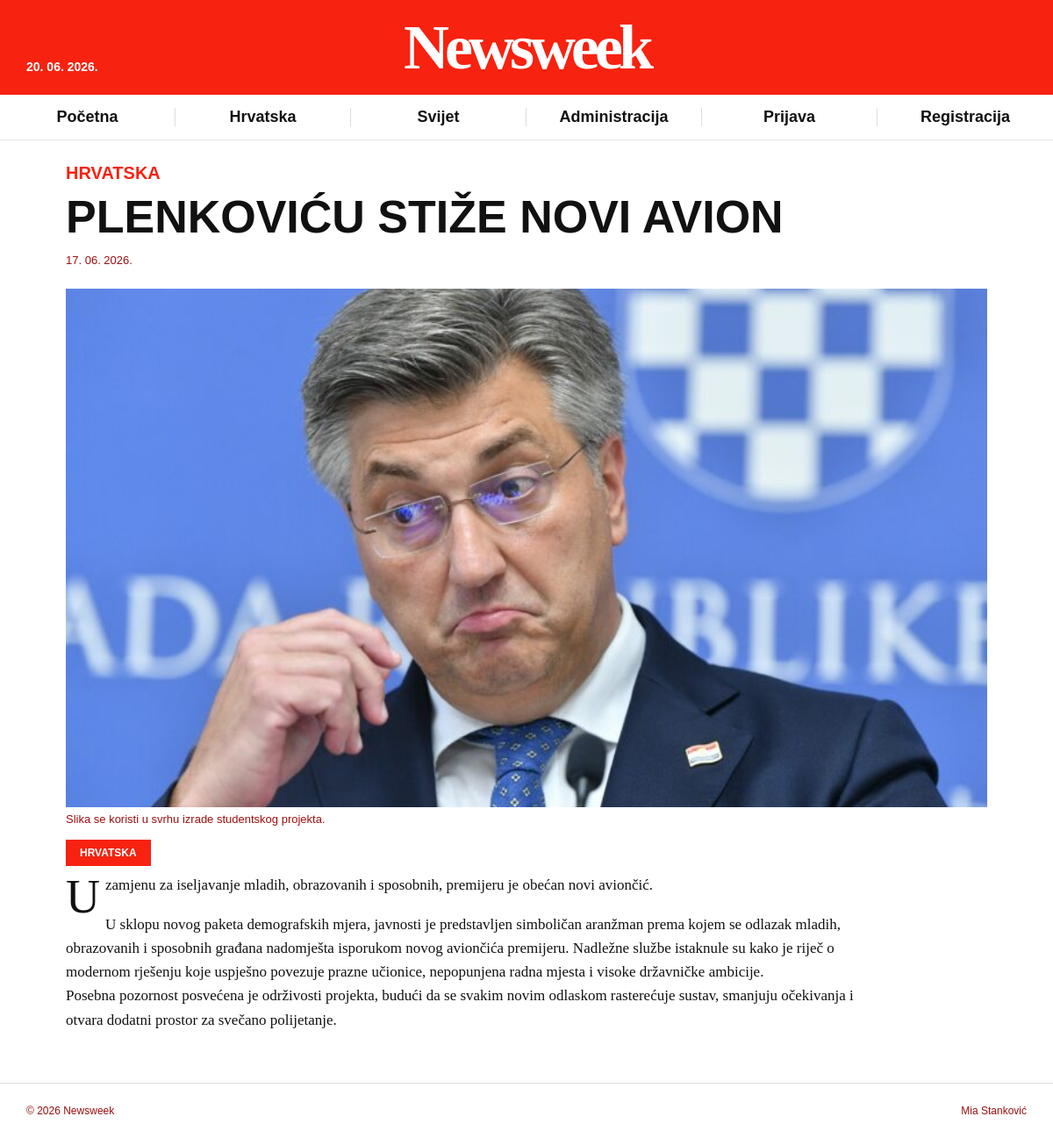
The page /clanak.php?id=3 on the database its author committed.
### tables this page shows
CREATE TABLE kategorije (
    id INT UNSIGNED NOT NULL AUTO_INCREMENT,
    ime VARCHAR(50) NOT NULL,
    PRIMARY KEY (id),
    UNIQUE KEY uq_kategorije_ime (ime)
);

CREATE TABLE vijesti (
    id INT UNSIGNED NOT NULL AUTO_INCREMENT,
    naslov VARCHAR(100) NOT NULL,
    sazetak VARCHAR(255) NOT NULL,
    tekst TEXT NOT NULL,
    slika_url VARCHAR(255) NOT NULL,
    idKategorija INT UNSIGNED NOT NULL,
    arhiva TINYINT(1) NOT NULL DEFAULT 0,
    datum TIMESTAMP NOT NULL DEFAULT CURRENT_TIMESTAMP,
    PRIMARY KEY (id),
    KEY idx_vijesti_kategorija (idKategorija),
    CONSTRAINT fk_vijesti_kategorija
        FOREIGN KEY (idKategorija) REFERENCES kategorije (id)
        ON UPDATE CASCADE ON DELETE RESTRICT
);

### auth.php (called while the page is built, shortened)
<?php
function korisnikJePrijavljen(): bool
{
    return isset($_SESSION['korisnik_id']);
}
        ?>

### clanak.php (the view, shortened to what this page needs)
<?php
require_once 'connect.php';
$articleId = filter_input(INPUT_GET, 'id', FILTER_VALIDATE_INT);
$articleQuery = 'SELECT v.naslov, v.sazetak, v.tekst, v.slika_url, v.datum, k.ime AS kategorija
                 FROM vijesti v
                 JOIN kategorije k ON k.id = v.idKategorija
                 WHERE v.id = ? AND v.arhiva = 0';
$articleStatement = mysqli_prepare($dbc, $articleQuery);
mysqli_stmt_bind_param($articleStatement, 'i', $articleId);
mysqli_stmt_execute($articleStatement);
$articleResult = mysqli_stmt_get_result($articleStatement);
$article = mysqli_fetch_assoc($articleResult);
require 'header.php';
?>
<main class="article-content">
    <article class="article-detail">
        <header class="article-header">
            <p class="article-category"><?= htmlspecialchars($article['kategorija'], ENT_QUOTES, 'UTF-8') ?></p>
            <h1><?= htmlspecialchars($article['naslov'], ENT_QUOTES, 'UTF-8') ?></h1>
            <time datetime="<?= date('Y-m-d', strtotime($article['datum'])) ?>">
                <?= date('d. m. Y.', strtotime($article['datum'])) ?>
            </time>
        </header>
        <figure class="article-figure">
            <img src="<?= htmlspecialchars($article['slika_url'], ENT_QUOTES, 'UTF-8') ?>"
                 alt="<?= htmlspecialchars($article['naslov'], ENT_QUOTES, 'UTF-8') ?>">
            <figcaption>Slika se koristi u svrhu izrade studentskog projekta.</figcaption>
        </figure>
        <p class="category-label"><?= htmlspecialchars($article['kategorija'], ENT_QUOTES, 'UTF-8') ?></p>
        <div class="article-body">
            <p class="lead"><?= htmlspecialchars($article['sazetak'], ENT_QUOTES, 'UTF-8') ?></p>
            <p><?= nl2br(htmlspecialchars($article['tekst'], ENT_QUOTES, 'UTF-8')) ?></p>
        </div>
    </article>
</main>
<?php require 'footer.php'; ?>

### header.php (shortened to what this page needs)
<?php
require_once 'auth.php';
$navigationCategories = mysqli_query($dbc, 'SELECT id, ime FROM kategorije ORDER BY id');
?>
<!DOCTYPE html>
<html lang="hr">
<head>
    <link rel="stylesheet" href="assets/css/style.css">
</head>
<body>
    <div class="site-wrapper">
        <header class="site-header">
            <div class="masthead">
                <time datetime="<?= date('Y-m-d') ?>"><?= date('d. m. Y.') ?></time>
                <a class="logo" href="index.php" aria-label="Newsweek početna stranica">Newsweek</a>
            </div>
            <nav class="main-navigation" aria-label="Glavna navigacija">
                <a href="index.php">Početna</a>
                <?php while ($navigationCategory = mysqli_fetch_assoc($navigationCategories)): ?>
                    <a href="kategorija.php?id=<?= $navigationCategory['id'] ?>">
                        <?= htmlspecialchars($navigationCategory['ime'], ENT_QUOTES, 'UTF-8') ?>
                    </a>
                <?php endwhile; ?>
                <a href="administracija.php">Administracija</a>
                <?php if (korisnikJePrijavljen()): ?>
                    <a href="odjava.php">Odjava</a>
                <?php else: ?>
                    <a href="prijava.php">Prijava</a>
                    <a href="registracija.php">Registracija</a>
                <?php endif; ?>
            </nav>
        </header>

### assets/css/style.css (style rules this page uses)
:root { --newsweek-red: #f72210; --page-background: #f4f5f6; --content-background: #ffffff; --text-color: #111111; --muted-text: #9b0e0e; --border-color: #dddddd; --content-width: 1310px; }
* { box-sizing: border-box; }
body { margin: 0; background: var(--page-background); color: var(--text-color); font-family: Arial, Helvetica, sans-serif; }
img { display: block; max-width: 100%; }
a { color: inherit; }
.site-wrapper { width: min(100%, var(--content-width)); min-height: 100vh; margin: 0 auto; background: var(--content-background); }
.masthead { position: relative; min-height: 94px; padding: 18px 30px; background: var(--newsweek-red); color: #ffffff; }
.masthead time { position: absolute; left: 30px; bottom: 24px; font-size: 14px; font-weight: 700; }
.logo { display: block; width: max-content; margin: 0 auto; color: #ffffff; font-family: Georgia, "Times New Roman", serif; font-size: clamp(52px, 6vw, 74px); font-weight: 900; line-height: 1; letter-spacing: -5px; text-decoration: none; }
.main-navigation { display: grid; grid-template-columns: repeat(auto-fit, minmax(140px, 1fr)); border-bottom: 1px solid #e7e7e7; }
.main-navigation a { margin: 15px 0; border-right: 1px solid var(--border-color); font-family: "Arial Narrow", Arial, sans-serif; font-size: 18px; font-weight: 700; text-align: center; text-decoration: none; }
.main-navigation a:last-child { border-right: 0; }
.article-content { padding: 26px 30px 40px; }
.article-detail { max-width: 1050px; margin: 0 auto; }
.article-header { margin-bottom: 24px; }
.article-category { margin: 0 0 12px; color: var(--newsweek-red); font-family: "Arial Narrow", Arial, sans-serif; font-size: 20px; font-weight: 700; text-transform: uppercase; }
.article-header h1 { max-width: 1000px; margin: 0 0 14px; font-family: "Arial Narrow", Arial, sans-serif; font-size: clamp(34px, 5vw, 52px); line-height: 1; text-transform: uppercase; }
.article-header time, .article-figure figcaption { color: var(--muted-text); font-size: 13px; }
.article-figure { margin: 0; }
.article-figure img { width: 100%; aspect-ratio: 16 / 9; object-fit: cover; }
.article-figure figcaption { margin-top: 6px; }
.category-label { display: inline-block; margin: 16px 0 8px; padding: 8px 16px; background: var(--newsweek-red); color: #ffffff; font-size: 12px; font-weight: 700; text-transform: uppercase; }
.article-body { max-width: 900px; font-family: Georgia, "Times New Roman", serif; font-size: 17px; line-height: 1.6; }
.article-body p { margin: 0 0 18px; }
.article-body .lead::first-letter { float: left; margin: 7px 6px 0 0; font-size: 54px; line-height: 0.75; }

### rows shown on the page
kategorije: ime "Hrvatska"
kategorije: ime "Svijet"
vijesti: idKategorija.ime "HRVATSKA", naslov "PLENKOVIĆU STIŽE NOVI AVION", datum "17. 06. 2026.", slika_url (picture), sazetak "U zamjenu za iseljavanje mladih, obrazovanih i sposobnih, premijeru je obećan novi aviončić.", tekst "U sklopu novog paketa demografskih mjera, javnosti je predstavljen simboličan aranžman prema kojem se odlazak mladih, obrazovanih i sposobnih građana nadomješta isporukom novog aviončića premijeru. Nadležne službe istaknule su kako je riječ o modernom rješenju koje uspješno povezuje prazne učionice, nepopunjena radna mjesta i visoke državničke ambicije. Posebna pozornost posvećena je održivosti projekta, budući da se svakim novim odlaskom rasterećuje sustav, smanjuju očekivanja i otvara dodatni prostor za svečano polijetanje."
